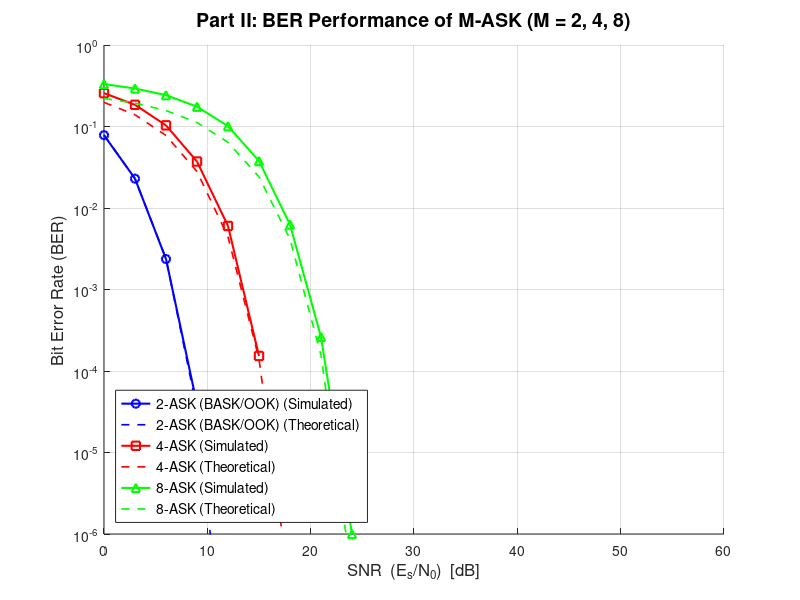

MATLAB code to generate this figure:
%  Part II: Compare the Performance of M-ASK for M = 2, 4, 8

clc; clear; close all;

%% =========================================================
%  SIMULATION PARAMETERS
%% =========================================================
num_bits      = 1e6;               % Number of bits per SNR value
SNR_dB        = 0:3:60;           % SNR range in dB (0 to 60, step 3)
M_values      = [2, 4, 8];        % ASK orders to simulate
num_M         = length(M_values);

% Pre-allocate BER storage: rows = M-ASK order, cols = SNR points
BER_sim = zeros(num_M, length(SNR_dB));
BER_theory = zeros(num_M, length(SNR_dB));

%% =========================================================
%  IMPORTANT: Minimum Distance Constraint
%  For M-ASK with equally spaced levels and minimum distance d_min,
%  symbol levels are chosen as:  -(M-1), -(M-3), ..., (M-3), (M-1)
%  scaled so that d_min = 2 for all M (i.e., adjacent levels differ by 2).
%  This ensures a FAIR comparison across M values.
%% =========================================================

for m_idx = 1:num_M
    M      = M_values(m_idx);          % Current ASK order (2, 4, or 8)
    k      = log2(M);                  % Bits per symbol
    
    % --- Step 3: Generate M-ASK Constellation ---
    % Levels: -(M-1), -(M-3), ..., (M-3), (M-1)
    % Minimum distance = 2 (same for all M)
    levels = -(M-1) : 2 : (M-1);      % e.g., M=2 -> [-1,1]; M=4 -> [-3,-1,1,3]
    
    % Average symbol power for these levels
    % E_s = mean(levels.^2)
    E_s_avg = mean(levels .^ 2);
    
    % --- Generate random bit stream ---
    bits = randi([0 1], 1, num_bits);
    
    % --- Group bits into symbols ---
    % Zero-pad if necessary so total bits is divisible by k
    num_pad = mod(-num_bits, k);           % padding needed
    bits_padded = [bits, zeros(1, num_pad)];
    num_symbols = length(bits_padded) / k;
    
    % Reshape into (k x num_symbols) and convert each column from binary to decimal
    % No bi2de (requires Communications Toolbox) — use matrix multiply instead:
    %   weights [2^(k-1), 2^(k-2), ..., 1] dot each row of bit_matrix gives decimal value
    bit_matrix   = reshape(bits_padded, k, num_symbols);  % k rows, num_symbols cols
    weights      = 2.^(k-1 : -1 : 0);                    % MSB-first weights, 1 x k
    symbol_index = weights * bit_matrix;                  % 1 x num_symbols, decimal 0..M-1
    
    % Map symbol indices to ASK amplitude levels
    tx_symbols = levels(symbol_index + 1);   % MATLAB indexing: +1
    
    fprintf('Simulating %d-ASK (M=%d, k=%d bits/symbol, E_s=%.4f)...\n', ...
             M, M, k, E_s_avg);
    
    %% -------------------------------------------------------
    %  Loop over each SNR value
    %% -------------------------------------------------------
    BER = [];   % Reset BER vector for this M
    
    for snr_idx = 1:length(SNR_dB)
        
        snr_linear = 10^(SNR_dB(snr_idx)/10);   % Convert SNR from dB to linear
        
        % --- Step 4: Add AWGN Noise ---
        % SNR (per symbol) = E_s / N0
        % => N0 = E_s / SNR
        % Noise variance (one-sided) sigma^2 = N0/2
        N0        = E_s_avg / snr_linear;
        sigma     = sqrt(N0 / 2);               % Std deviation of noise
        noise     = sigma * randn(1, num_symbols);  % Real AWGN (ASK is 1D)
        
        rx_signal = tx_symbols + noise;         % Received signal = sent + noise
        
        % --- Step 5: Decision / Detection ---
        % Minimum distance detector: find the closest ASK level for each sample
        % Expand for vectorised nearest-neighbour search
        % rx_signal: 1 x num_symbols
        % levels:    1 x M
        % Compute distance matrix: num_symbols x M
        dist_matrix   = abs(rx_signal' - levels);        % num_symbols x M
        [~, detected_idx] = min(dist_matrix, [], 2);     % index of closest level
        detected_idx  = detected_idx' - 1;               % back to 0-based indices
        
        % --- Decode detected indices back to bits ---
        % No de2bi (requires Communications Toolbox) — use bitshift/bitand instead:
        %   extract each bit by shifting right and masking with 1
        detected_bits_matrix = zeros(num_symbols, k);
        for bit_pos = 1:k
            detected_bits_matrix(:, bit_pos) = bitand(floor(detected_idx / 2^(k - bit_pos)), 1);
        end
        detected_bits = reshape(detected_bits_matrix', 1, []);       % 1 x (num_symbols*k)
        
        % Trim to original bit length (remove padding)
        detected_bits = detected_bits(1:num_bits);
        
        % --- Step 6: Count bit errors ---
        num_errors = sum(bits ~= detected_bits);
        
        % --- Step 7: Calculate and store BER ---
        prob_error = num_errors / num_bits;
        BER = [BER, prob_error];                         
    end
    
    BER_sim(m_idx, :) = BER;
    
    %% -------------------------------------------------------
    %  Theoretical BER for M-ASK (Gray-coded, AWGN)
    %  BER ≈ (2*(M-1)/M) / log2(M)  *  Q( sqrt(6*log2(M)*SNR_b / (M^2-1)) )
    %  where SNR_b = Eb/N0 (per bit SNR)
    %  Note: SNR_dB here refers to Es/N0; Eb/N0 = (Es/N0) / log2(M)
    %% -------------------------------------------------------
    for snr_idx = 1:length(SNR_dB)
        snr_linear = 10^(SNR_dB(snr_idx)/10);   % Es/N0 linear
        Eb_N0      = snr_linear / k;              % Eb/N0 linear
        
        % Theoretical BER for M-ASK with Gray coding
        arg = sqrt(6 * k * Eb_N0 / (M^2 - 1));
        BER_theory(m_idx, snr_idx) = (2*(M-1)/M) / k * qfunc(arg);
    end
    
end

%% =========================================================
%  Step 8: Plot BER Curves
%% =========================================================
figure('Name','Part II: M-ASK BER Performance','NumberTitle','off', ...
       'Color','white','Position',[100 100 900 600]);

colors  = {'b', 'r', 'g'};
markers = {'o', 's', '^'};
M_labels = {'2-ASK (BASK/OOK)','4-ASK','8-ASK'};

hold on; grid on;

for m_idx = 1:num_M
    % Simulated BER
    semilogy(SNR_dB, BER_sim(m_idx,:), ...
             [colors{m_idx}, markers{m_idx}, '-'], ...
             'LineWidth', 1.5, 'MarkerSize', 6, ...
             'DisplayName', [M_labels{m_idx}, ' (Simulated)']);
    
    % Theoretical BER
    semilogy(SNR_dB, BER_theory(m_idx,:), ...
             [colors{m_idx}, '--'], ...
             'LineWidth', 1.2, ...
             'DisplayName', [M_labels{m_idx}, ' (Theoretical)']);
end

xlabel('SNR  (E_s/N_0)  [dB]', 'FontSize', 12);
ylabel('Bit Error Rate (BER)', 'FontSize', 12);
title('Part II: BER Performance of M-ASK (M = 2, 4, 8)', 'FontSize', 14);
legend('Location','southwest','FontSize',10);
xlim([0 60]);
ylim([1e-6 1]);
hold off;

fprintf('\nSimulation complete. Figure displayed.\n');

%% =========================================================
%  HELPER FUNCTION: Q-function
%% =========================================================
function y = qfunc(x)
    % Q(x) = 0.5 * erfc(x / sqrt(2))
    y = 0.5 * erfc(x / sqrt(2));
end
